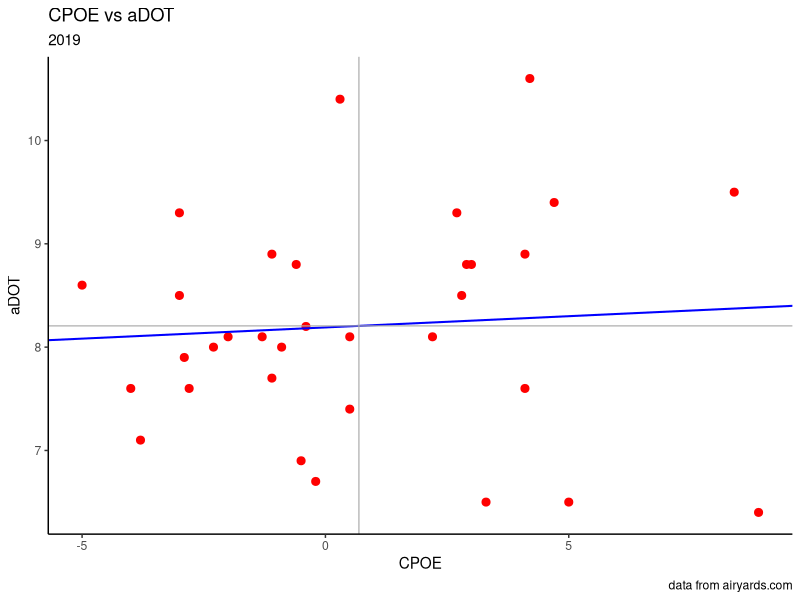

Write the R code that produced this figure.
library(tidyverse)
cpoe<-read_csv(file="cpoe 2.csv")
view(cpoe)

regression <- lm(data = cpoe, aDOT ~ cpoe)
regression
plot<-
 ggplot(data=cpoe)+
geom_point(mapping = aes(x = cpoe , y = aDOT), col = "red", size = 2.4) +
geom_abline(intercept = 8.19111, slope = 0.02174, col = "blue", size = 0.7) +
  geom_vline(data = cpoe, aes(xintercept = mean(cpoe)), col = 'darkgrey', alpha = 0.8) + 
  geom_hline(data = cpoe, aes(yintercept = mean(aDOT)), col = 'darkgrey', alpha = 0.8) +
labs(
x="CPOE",
y="aDOT",
title = "CPOE vs aDOT",
subtitle = "2019",
caption="data from airyards.com") +
theme_classic()
plot
summary(regression)
summarize(cpoe, correlation = cor(cpoe, aDOT))